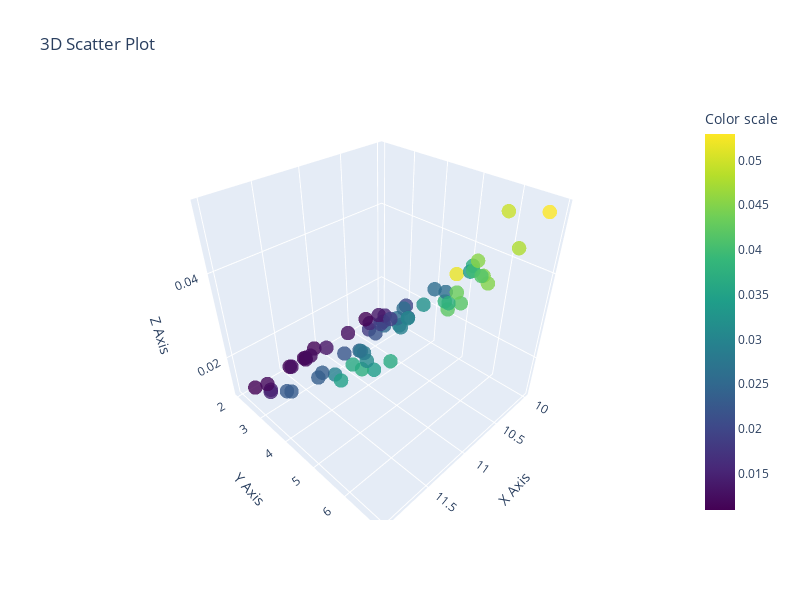

The notebook cell saved with this chart:
### Code cell
gamma = np.array([
5.09876841, 5.08157858, 5.34864416, 5.63615218, 5.88708012, 5.01193477,
5.93140696, 5.46903256, 5.66988397, 5.01676391, 5.76906378, 5.96412179,
5.30964201, 5.27624417, 5.79561294, 5.7158428, 5.33764831, 5.26476746,
5.53406432, 5.39710143, 5.15765819, 5.02806415, 5.77707532, 5.93618814,
5.97176406, 5.98868139, 5.29880662, 5.82266746, 5.20731177, 5.54811277,
5.71976428, 5.19888208, 5.41254766, 5.73148341, 5.15247344, 5.4681203,
5.05118296, 5.30960503, 5.95435698, 5.17050983, 5.83577275, 5.53429938,
5.70765999, 5.32937023, 5.78633074, 5.93428673, 5.95187918, 5.37549261,
5.22108695, 5.98662534, 5.85279143, 5.77047338, 5.70352807, 5.67920045,
5.43157037, 5.54620377, 5.79312688, 5.76241602, 5.18280772, 5.22227618,
5.41266203, 5.89581313, 5.11454293, 5.21004316
])

import numpy as np
import plotly.graph_objects as go

K_eta_nonlin_avg = np.mean(K_eta_nonlin, axis=-1)

x = Tp
y = Hs
z = K_eta_nonlin_avg

# Create 3D scatter plot
fig = go.Figure(data=[go.Scatter3d(
    x=x,
    y=y,
    z=z,
    mode='markers',
    marker=dict(
        size=5,
        color=z,             # You can color by z or any other array
        colorscale='Viridis',
        opacity=0.8,
        colorbar=dict(title='Color scale')
    )
)])

fig.update_layout(
    scene=dict(
        xaxis_title='X Axis',
        yaxis_title='Y Axis',
        zaxis_title='Z Axis'
    ),
    title='3D Scatter Plot',
    width=800,
    height=600
)

# Create 3D scatter plot
fig = go.Figure(data=[go.Scatter3d(
    x=x,
    y=y,
    z=z,
    mode='markers',
    marker=dict(
        size=5,
        color=z,             # You can color by z or any other array
        colorscale='Viridis',
        opacity=0.8,
        colorbar=dict(title='Color scale')
    )
)])

fig.update_layout(
    scene=dict(
        xaxis_title='X Axis',
        yaxis_title='Y Axis',
        zaxis_title='Z Axis'
    ),
    title='3D Scatter Plot',
    width=800,
    height=600
)

fig.show()
